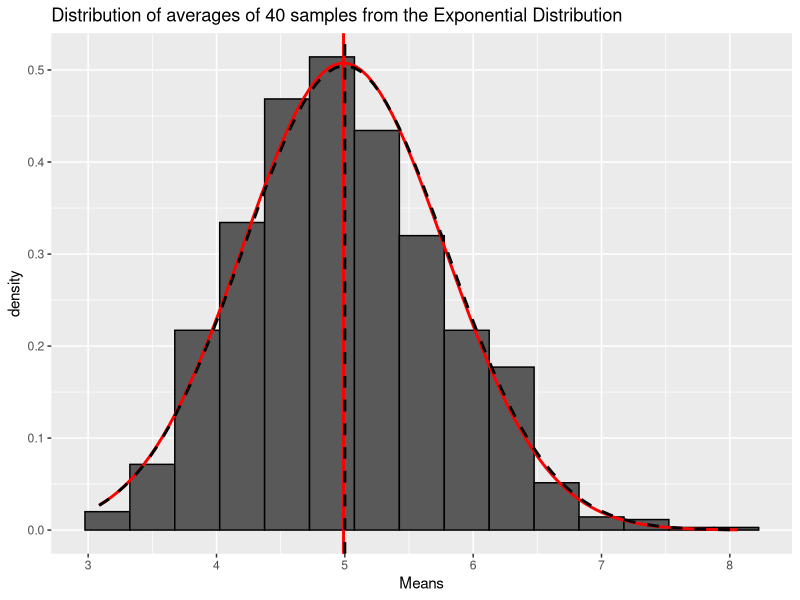

Source code (R):
## ---- chunk 1
knitr::opts_chunk$set(echo = TRUE)
## ---- chunk 2

set.seed(1)
lambda <- 0.2
sim<- matrix(rexp(1000*40, lambda), ncol= 40, nrow=1000) 

# Now we have a matrix with 40 columns and a 1000 rows.
# Then we take the mean of each row, in  other words, the mean of 40 random exponentials.
# With this, we will have 1000 numbers (a matrix with one column and a 1000 rows)

mn <- matrix(apply(sim, 1, mean))

## ---- chunk 3

smean <- matrix(apply(mn, 2, mean))

tmean <- 1/lambda

library(kableExtra)
comparisonmean <- data.frame(smean, tmean)
colnames(comparisonmean) <- c("Sample Mean", "Theoretical Mean")
kbl(comparisonmean)

## ---- chunk 4

svar <- matrix(apply(mn, 2, var))

tvar <- ((1/lambda)^2)/40

# Table comparing both variances
library(kableExtra)
comparisonvar <- data.frame(svar, tvar)
colnames(comparisonvar) <- c("Sample Variance", "Theoretical Variance")

kbl(comparisonvar)

## ---- chunk 5

library(ggplot2)

mn <- as.data.frame(mn)

ggplot(mn,aes(V1)) +      
geom_histogram(binwidth=.35, colour = "black", aes(y = ..density..))+
geom_vline(aes(xintercept = smean, colour="Sample Mean"), size=1, color="red") +
geom_vline(aes(xintercept = tmean, colour = "Theoretical Mean", linetype="dashed"), color = 'black', linetype = "dashed", size=1, show.legend = TRUE) +
scale_colour_manual(values = c("Sample Mean" = "red", "Theoretical Mean" = "black"))+
scale_linetype_manual("Legend", values = c("fill", "dashed")) +
stat_function(fun = dnorm, args= list(mean = smean, sd = sqrt(svar)), colour="red", size = 1)+
stat_function(fun = dnorm, args= list(mean = tmean, sd = sqrt(tvar)), colour="black", size = 1, linetype = "dashed")+

labs(title = "Distribution of averages of 40 samples from the Exponential Distribution")+
xlab ('Means')
